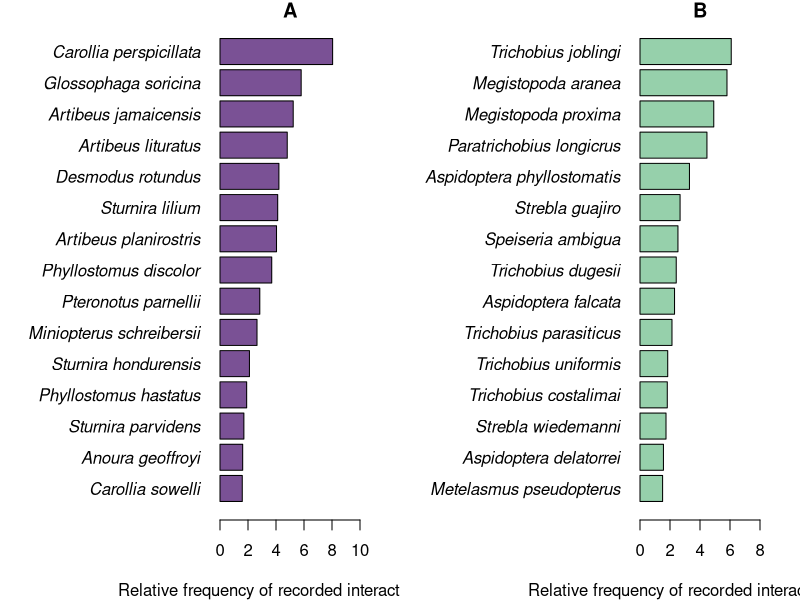

This chart was generated by the following R code:
#Figure 3. Relative frequency of interactions of the 15 most frequently recorded bat (A) and fly species (B).

#import data set
data1<-read.csv("BAT-FLY_INTERACTIONS_Species.csv", sep=",")

#Plot A

png("Figure_3.png", res = 300,
    width = 4000, height = 2000, unit = "px")

layout(matrix(c(1,2), ncol=2))
par(las=1, mar=c(4, 11, 1, 2))

plotdata2<-sort(table(data1$CurrentBatSpecies))


barplot(100*plotdata2[(length(plotdata2)-14):length(plotdata2)]/length(data1$CurrentBatSpecies),
        horiz=T, xlim=c(0,10),xaxt="n", xlab="Relative frequency of recorded interactions (%)",
        col="#7a5195", font.axis=3, main="A")
axis(1, seq(0,10,by=2),)

#Plot B

par(las=1, mar=c(4, 12, 1, 2))

plotdata3<-sort(table(data1$CurrentFlySpecies))


barplot(100*plotdata3[(length(plotdata3)-14):length(plotdata3)]/length(data1$CurrentFlySpecies),
        horiz=T, xaxt="n", col="#96d0ab", font.axis=3, 
        xlim=c(0,8), xlab="Relative frequency of recorded interactions (%)", main="B")

axis(1, seq(0,8,by=2),)

dev.off()

